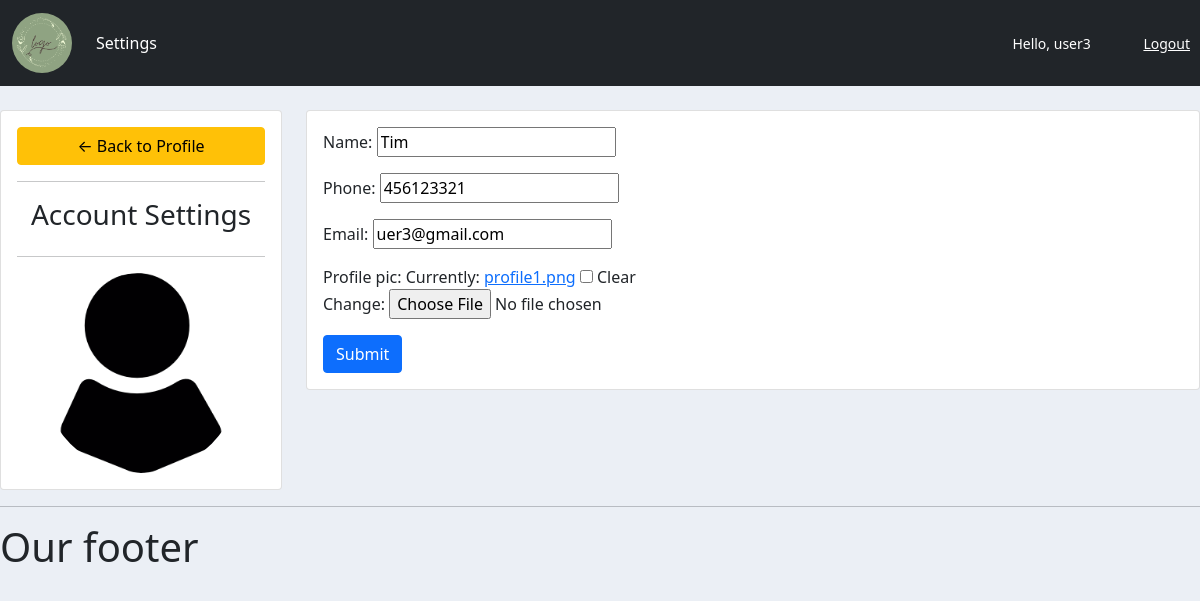
/account/ (signed in), run on the app's committed database.
### accounts/models.py (models this page shows, shortened)
class Customer(models.Model):
    user = models.OneToOneField(User, null=True, blank=True, on_delete=models.CASCADE)
    name = models.CharField(max_length=50, null=True)
    phone = models.CharField(max_length=50, null=True)
    email = models.CharField(max_length=50, null=True)
    date_created = models.DateTimeField(auto_now_add=True)
    profile_pic = models.ImageField(default='profile1.png',null=True, blank=True)

### accounts/decorators.py (the view)
        def wrapper_func(request, *args, **kwargs):
            group = None
            if request.user.groups.exists():
                group = request.user.groups.all()[0].name
            if group in allowed_roles:
                return view_func(request,*args, **kwargs)
            else:
                return HttpResponse('You are not authorized to view this page')

### accounts/forms.py
class CustomerForm(ModelForm):
    class Meta:
        model = Customer
        fields = '__all__'
        exclude = ['user']

### accounts/views.py (called while the page is built)
@login_required(login_url='login')
@allowed_users(allowed_roles=['customer'])
def accountSetting(request):
    customer = request.user.customer
    form = CustomerForm(instance=customer)
    if request.method == "POST":
        form = CustomerForm(request.POST, request.FILES, instance=customer)
        if form.is_valid():
            form.save()
    context = {'form': form}
    return render(request, 'accounts/account_settings.html', context)

### accounts/templates/accounts/account_settings.html (shortened to what this page needs)
{%  extends 'accounts/main.html' %}
{% load static %}
{% block content %}
<br>
<div class="row">
	<div class="col-md-3">
		<div class="card card-body">
			<a class="btn btn-warning" href="{% url 'home' %}"> &#8592; Back to Profile</a>
			<hr>
			<h3 style="text-align: center">Account Settings</h3>
			<hr>
			<img class="profile-pic" src="{{request.user.customer.profile_pic.url}}" >
		</div>
	</div>
	<div class="col-md-9">
		<div class="card card-body">
			<form method="POST" action="" enctype="multipart/form-data">
				{{form.as_p}}
			<input class="btn btn-primary" type="submit" name="Update Information">
			</form>
		</div>
	</div>
</div>
{% endblock %}

### accounts/templates/accounts/navbar.html (shortened to what this page needs)
{% load static %}
<nav class="navbar navbar-expand-lg navbar-dark bg-dark">
    <div class="container-fluid">
      <a class="navbar-brand" href="{% url 'home' %}">
        <img src="{% static 'images/logo.png' %}" alt="logo" width="60px" height="60px" style="border-radius: 80%;">
      </a>
      <div class="collapse navbar-collapse" id="navbarNav">
        <ul class="navbar-nav">
          {% if request.user.is_staff %}
            <li class="nav-item">
              <a class="nav-link active" aria-current="page" href="{% url 'home' %}">Dash Board</a>
            </li>
            <li class="nav-item">
              <a class="nav-link" href="{% url 'products' %}">Products</a>
            </li>
          {% else %}
            <li class="nav-item">
              <a class="nav-link active" aria-current="page" href="{% url 'account' %}">Settings</a>
            </li>
          {% endif %}
        </ul>
      </div>
    </div>
    <span class="hello-msg">Hello, {{request.user}}</span>
    <span><a class="hello-msg" href="{% url 'logout' %}">Logout</a></span>
  </nav>

### static/css/main.css (style rules this page uses)
body { background-color: #ebeff5; }

### accounts/templates/accounts/navbar.html (style rules this page uses)
.hello-msg { font-size: 14px; color: #fff; margin-right: 10px; width: 12%; }

### accounts/templates/accounts/account_settings.html (style rules this page uses)
.profile-pic { max-width: 200px; max-height:200px; margin: 0 auto; border-radius: 50%; }

### data on the page
Customer: name "Tim", phone "456123321", email "uer3@gmail.com"

### other printed values
{{ request.user }} "user3"
